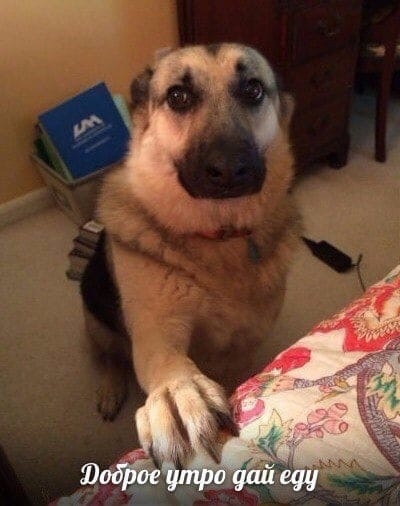
#> input picture 3lab/dog.jpg, 400 x 506 px
$ python task.py .
#> lines starting #> are read from the running program, lines starting #| are printed output that depends on the picture
import os
import sys
import numpy as np
from skimage import io, util, transform, exposure, filters
from skimage.util import random_noise
import matplotlib.pyplot as plt

# Определяем атомарные преобразования
def rotate_image(image, angle):
    return transform.rotate(image, angle)

def flip_image(image):
    return np.fliplr(image)

def change_brightness(image, factor):
    return exposure.adjust_gamma(image, factor)

def add_noise(image):
    return random_noise(image)

def resize_image(image, output_size):
    return transform.resize(image, output_size)

# Комплексное преобразование: комбинация нескольких атомарных
def complex_transformation(image):
    image = rotate_image(image, 30)
    image = flip_image(image)
    image = change_brightness(image, 1.5)
    return image

# Функция для аугментации изображений
def augment_images(folder_path, transformations):
    for filename in os.listdir(folder_path):
        if filename.endswith('.jpg') or filename.endswith('.png'):
            img_path = os.path.join(folder_path, filename)
            image = io.imread(img_path)

            for i, transform in enumerate(transformations):
                if transform == 'rotate':
                    augmented_image = rotate_image(image, 30)
                elif transform == 'flip':
                    augmented_image = flip_image(image)
                elif transform == 'brightness':
                    augmented_image = change_brightness(image, 1.5)
                elif transform == 'noise':
                    augmented_image = add_noise(image)
                elif transform == 'resize':
                    augmented_image = resize_image(image, (100, 100))  # Пример нового размера
                elif transform == 'complex':
                    augmented_image = complex_transformation(image)

                # Сохраняем новое изображение
                new_filename = f"{os.path.splitext(filename)[0]}_aug_{i}{os.path.splitext(filename)[1]}"
                new_img_path = os.path.join(folder_path, new_filename)
                io.imsave(new_img_path, (augmented_image * 255).astype(np.uint8))

if __name__ == "__main__":
    if len(sys.argv) < 2:
        print("Usage: python augment_images.py <path_to_folder>")
        sys.exit(1)

    folder_path = sys.argv[1]

    # Выбор преобразований
    transformations = []
    print("Выберите преобразования (введите номера через запятую):")
    print("1. Поворот (rotate)")
    print("2. Отзеркаливание (flip)")
    print("3. Изменение яркости (brightness)")
    print("4. Добавление шума (noise)")
    print("5. Изменение размера (resize)")
    print("6. Комплексное преобразование (complex)")

    choices = input("Ваш выбор: ")
#> the answer given: 1
    choices = choices.split(',')

    for choice in choices:
        if choice.strip() == '1':
            transformations.append('rotate')
        elif choice.strip() == '2':
            transformations.append('flip')
        elif choice.strip() == '3':
            transformations.append('brightness')
        elif choice.strip() == '4':
            transformations.append('noise')
        elif choice.strip() == '5':
            transformations.append('resize')
        elif choice.strip() == '6':
            transformations.append('complex')

    augment_images(folder_path, transformations)
#> in augment_images, image is the input picture: shape (506, 400, 3); mean R, G, B 111.2, 79.5, 61.9
#> the loop in augment_images, `for i, transform in enumerate(transformations):` made 1 pass
#> pass 1, in augment_images, `augmented_image = rotate_image(image, 30)`:
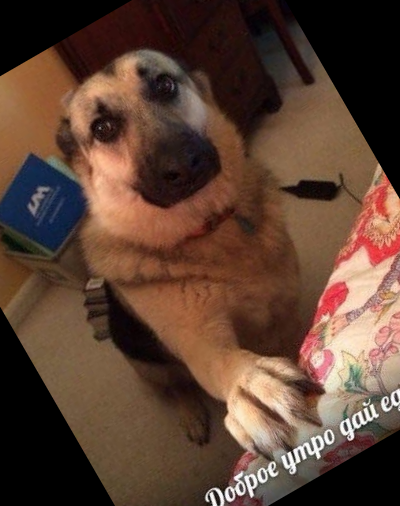
#> augmented_image: shape (506, 400, 3) float64; mean R, G, B 0.364, 0.258, 0.202
